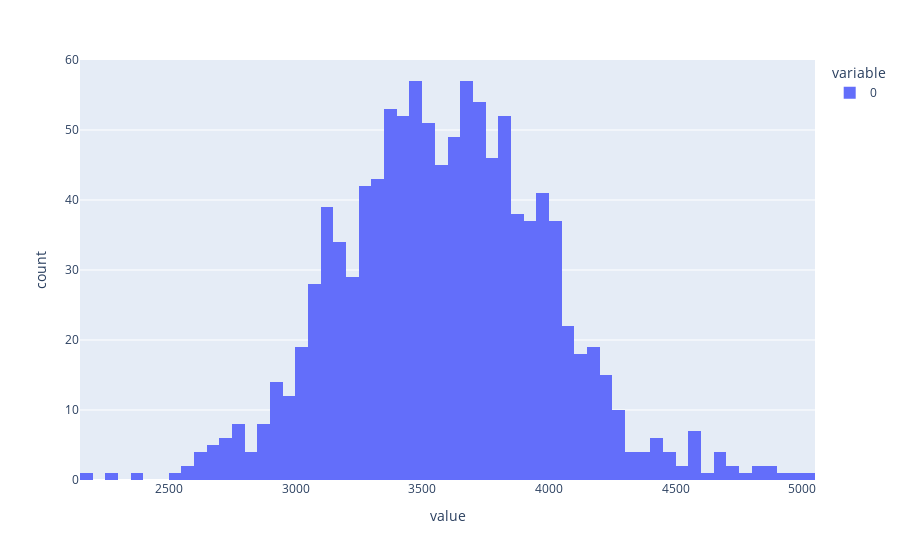

The cell this chart's notebook holds for it:
### Code cell
fig = px.histogram(len_event)
fig.show()

### Figure 1 — Plotly figure (JSON) as saved in the notebook; plotly's stock layout.template omitted (floating-point values rounded to 4 significant figures; data arrays with more than 128 entries replaced by an {"elided": "..."} marker saying what was removed)
{"data": [{"alignmentgroup": "True", "bingroup": "x", "hovertemplate": "variable=0<br>value=%{x}<br>count=%{y}<extra></extra>", "legendgroup": "0", "marker": {"color": "#636efa", "pattern": {"shape": ""}}, "name": "0", "offsetgroup": "0", "orientation": "v", "showlegend": true, "type": "histogram", "x": {"elided": "1096 int values"}, "xaxis": "x", "yaxis": "y"}], "layout": {"barmode": "relative", "legend": {"title": {"text": "variable"}, "tracegroupgap": 0}, "margin": {"t": 60}, "xaxis": {"anchor": "y", "domain": [0, 1], "title": {"text": "value"}}, "yaxis": {"anchor": "x", "domain": [0, 1], "title": {"text": "count"}}}}
